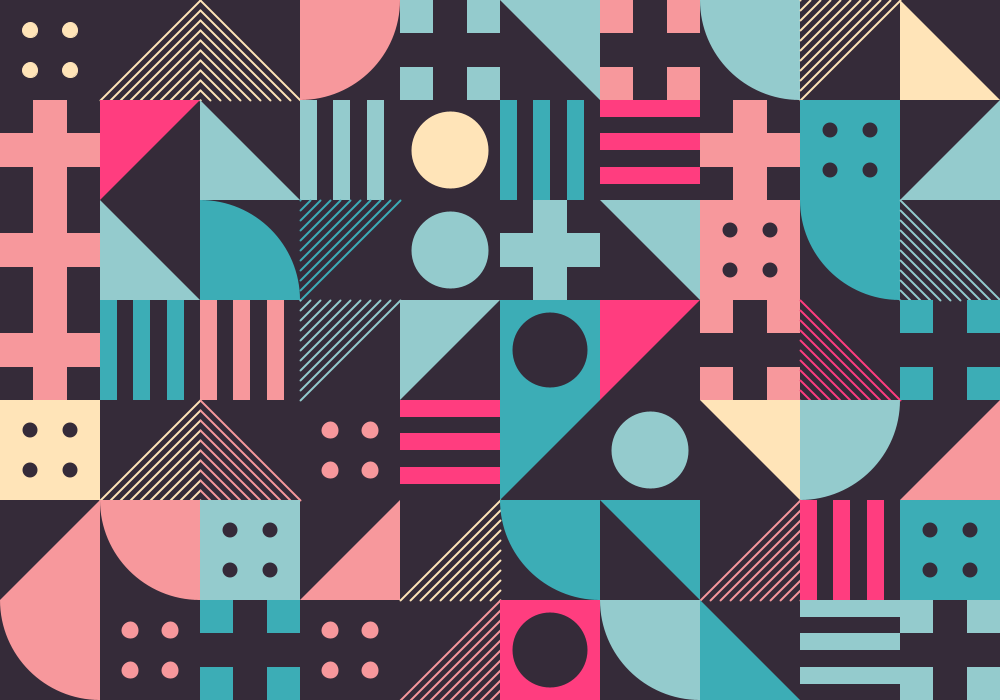
Frame 1 (no input)
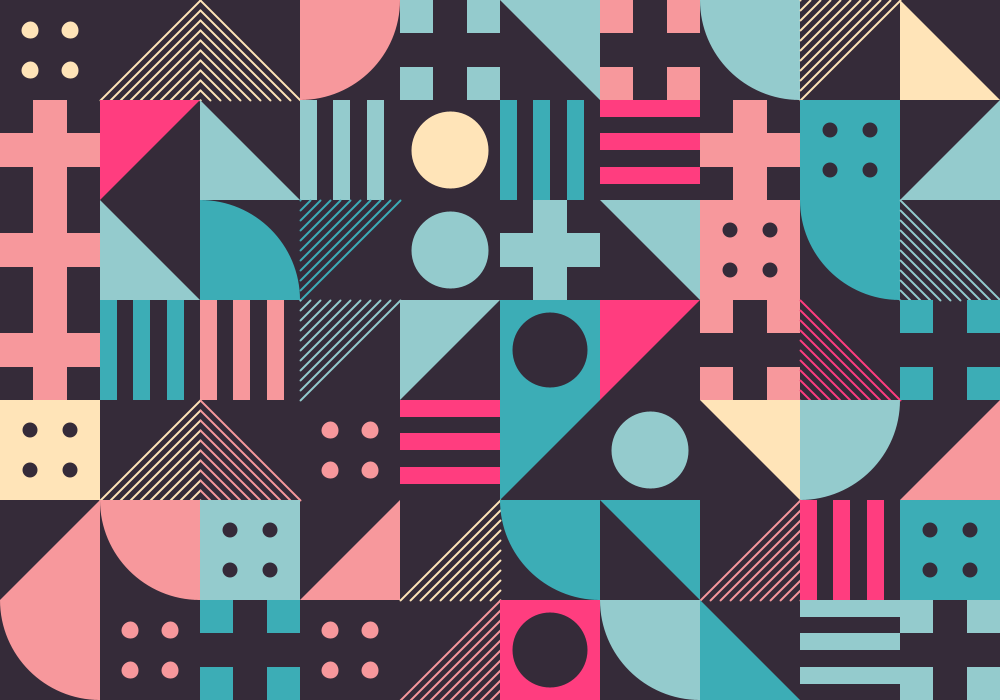
Frame 60 (the mouse pressed at the canvas centre just before this capture)
Frame 120 (the mouse held since frame 60 and released just before this capture): identical to frame 60, image omitted

The Processing sketch that drew these frames (run headless with seeded random() and noise(); from frame 60 on, the mouse is pressed at the canvas centre):

// Processing sketch: processing_100708
// ── processing_100708.pde

int x, y;
Shapes[] shapes = new Shapes[70];

//color library
color a = color(148, 203, 205);
color b = color(255, 228, 184);
color c = color(247, 152, 156);
color d = color(60, 173, 182);
color e = color(255, 61, 127);
color[] myColors = new color[5];

void setup() {
  size(1000, 700);
  smooth();

  // put colors in array
  myColors[0] = color(148, 203, 205);
  myColors[1] = color(255, 228, 184);
  myColors[2] = color(247, 152, 156);
  myColors[3] = color(60, 173, 182);
  myColors[4] = color(255, 61, 127);

  for (int i = 0; i < shapes.length; i++) {
    int x0 = (i%10)*50;
    int y0 = (floor(i/10))*50;
    int mode = int(random(1, 20));
    shapes[i] = new Shapes(x0, y0, mode);
  }

  frameRate(12);
}

void draw() {

  background(53, 43, 57);
  noStroke();
  for (int i = 0; i < shapes.length; i++) {
    shapes[i].display();
  }

}

class Shapes {

  int x;
  int y;

  int whichColor;
  int whichShape;


  Shapes (int xin, int yin, int mode) {
    x = xin;
    y = yin;
    whichShape = mode;
    whichColor = myColors[floor(random(5))];
  }

  void shuffle() {
    whichShape = int(random(1, 21));
    whichColor = myColors[floor(random(5))];
  }

  void display() {
    noStroke();
    pushMatrix();
    translate(x, y);
    fill(whichColor);
    stroke(whichColor);

    switch(whichShape) {
    case 1:
      triangle1();
      break;
    case 2:
      triangle2();
      break;
    case 3:
      triangle3();
      break;
    case 4:
      triangle4();
      break;
    case 5:
      stripes1();
      break;
    case 6:
      stripes2();
      break;
    case 7:
      stripes3();
      break;
    case 8:
      stripes4();
      break;
    case 9:
      arc1();
      break;
    case 10:
      arc2();
      break;
    case 11:
      arc3();
      break;
    case 12:
      arc4();
      break;
    case 13:
      circles1();
      break;
    case 14:
      circles2();
      break;
    case 15:
      circles3();
      break;
    case 16:
      circles4();
      break;
    case 17:
      lines1();
      break;
    case 18:
      lines2();
      break;
    case 19:
      lines3();
      break;
    case 20:
      lines4();
      break;
    }
    popMatrix();
  }

  void triangle1() {
    pushMatrix();
    translate(x, y);
    noStroke();
    beginShape();
    vertex(0, 0);
    vertex(0, 100);
    vertex(100, 100);
    endShape(CLOSE);
    popMatrix();
  }

  void triangle2() {
    pushMatrix();
    translate(x, y);
    noStroke();
    beginShape();
    vertex(0, 0);
    vertex(100, 0);
    vertex(0, 100);
    endShape(CLOSE);
    popMatrix();
  }

  void triangle3() {
    pushMatrix();
    translate(x, y);
    noStroke();
    beginShape();
    vertex(0, 100);
    vertex(100, 100);
    vertex(100, 0);
    endShape(CLOSE);
    popMatrix();
  }

  void triangle4() {
    pushMatrix();
    translate(x, y);
    noStroke();
    beginShape();
    vertex(0, 0);
    vertex(100, 0);
    vertex(100, 100);
    endShape(CLOSE);
    popMatrix();
  }

  void stripes1() {
    pushMatrix();
    translate(x, y);
    noStroke();
    rect(0, 0, 17, 100);
    rect(33, 0, 17, 100);
    rect(67, 0, 17, 100);
    popMatrix();
  }

  void stripes2() {
    pushMatrix();
    translate(x, y);
    noStroke();
    rect(0, 0, 100, 17);
    rect(0, 33, 100, 17);
    rect(0, 67, 100, 17);
    popMatrix();
  }

  void stripes3() {
    pushMatrix();
    translate(x, y);
    noStroke();
    rect(0, 0, 33, 33);
    rect(67, 0, 33, 33);
    rect(0, 67, 33, 33);
    rect(67, 67, 33, 33);
    popMatrix();
  }

  void stripes4() {
    pushMatrix();
    translate(x, y);
    noStroke();
    beginShape();
    vertex(33, 0);
    vertex(67, 0);
    vertex(67, 33);
    vertex(100, 33);
    vertex(100, 67);
    vertex(67, 67);
    vertex(67, 100);
    vertex(33, 100);
    vertex(33, 67);
    vertex(0, 67);
    vertex(0, 33);
    vertex(33, 33);
    endShape(CLOSE);
    popMatrix();
  }

  void arc1() {
    pushMatrix();
    translate(x, y);
    noStroke();
    arc(0, 0, 200, 200, 0, HALF_PI);
    popMatrix();
  }

  void arc2() {
    pushMatrix();
    translate(x, y);    
    noStroke();
    arc(0, 100, 200, 200, PI+HALF_PI, TWO_PI);
    popMatrix();
  }

  void arc3() {
    pushMatrix();
    translate(x, y);
    noStroke();
    arc(100, 100, 200, 200, PI, TWO_PI-HALF_PI);
    popMatrix();
  }

  void arc4() {
    pushMatrix();
    translate(x, y);
    noStroke();
    arc(100, 0, 200, 200, HALF_PI, PI);
    popMatrix();
  }

  void circles1() {
    pushMatrix();
    translate(x, y);
    ellipse(30, 30, 15, 15);
    ellipse(70, 30, 15, 15);
    ellipse(30, 70, 15, 15);
    ellipse(70, 70, 15, 15);
    popMatrix();
  }

  void circles2() {
    pushMatrix();
    translate(x, y);
    noStroke();
    rect(0, 0, 100, 100);
    //beginContour();
    fill(53, 43, 57);
    ellipse(30, 30, 15, 15);
    ellipse(70, 30, 15, 15);
    ellipse(30, 70, 15, 15);
    ellipse(70, 70, 15, 15);
    //endContour();
    popMatrix();
  }

  void circles3() {
    pushMatrix();
    translate(x, y);
    ellipse(50, 50, 75, 75);
    popMatrix();
  }

  void circles4() {
    pushMatrix();
    translate(x, y);
    noStroke();
    fill(whichColor);
    rect(0, 0, 100, 100);
    fill(53, 43, 57);
    ellipse(50, 50, 75, 75);
    popMatrix();
  }

  void lines1() {
    pushMatrix();
    translate(x, y);
    pushStyle();
    strokeWeight(2);
    line(0, 0, 100, 100);
    line(0, 10, 90, 100);
    line(0, 20, 80, 100);
    line(0, 30, 70, 100);
    line(0, 40, 60, 100);
    line(0, 50, 50, 100);
    line(0, 60, 40, 100);
    line(0, 70, 30, 100);
    line(0, 80, 20, 100);
    line(0, 90, 10, 100);
    line(0, 100, 0, 100);
    popStyle();
    popMatrix();
  }

  void lines2() {
    pushMatrix();
    translate(x, y);
    strokeWeight(2);
    line(0, 100, 100, 0);
    line(0, 90, 90, 0);
    line(0, 80, 80, 0);
    line(0, 70, 70, 0);
    line(0, 60, 60, 0);
    line(0, 50, 50, 0);
    line(0, 40, 40, 0);
    line(0, 30, 30, 0);
    line(0, 20, 20, 0);
    line(0, 10, 10, 0);
    line(0, 0, 0, 0);
    popMatrix();
  }

  void lines3() {
    pushMatrix();
    translate(x, y);
    strokeWeight(2);
    line(0, 100, 100, 0);
    line(10, 100, 100, 10);
    line(20, 100, 100, 20);
    line(30, 100, 100, 30);
    line(40, 100, 100, 40);
    line(50, 100, 100, 50);
    line(60, 100, 100, 60);
    line(70, 100, 100, 70);
    line(80, 100, 100, 80);
    line(90, 100, 100, 90);
    line(100, 100, 100, 100);
    popMatrix();
  }

  void lines4() {
    pushMatrix();
    translate(x, y);
    strokeWeight(2);
    line(0, 0, 100, 100);
    line(10, 0, 100, 90);
    line(20, 0, 100, 80);
    line(30, 0, 100, 70);
    line(40, 0, 100, 60);
    line(50, 0, 100, 50);
    line(60, 0, 100, 40);
    line(70, 0, 100, 30);
    line(80, 0, 100, 20);
    line(90, 0, 100, 10);
    line(100, 0, 100, 0);
    popMatrix();
    noStroke();
  }
}

void mouseMoved() {
  int index = floor(mouseY/100.0)*10+floor(mouseX/100.0);
  shapes[index].shuffle();
}

void keyPressed() {
  if (key == ' ')
    setup();

  if (key == '1')
    for (int i = 0; i < shapes.length; i++) {
      int x0 = (i%10)*50;
      int y0 = (floor(i/10))*50;
      int mode = int(random(1, 5));
      shapes[i] = new Shapes(x0, y0, mode);

    }

  if (key == '2')
    for (int i = 0; i < shapes.length; i++) {
      int x0 = (i%10)*50;
      int y0 = (floor(i/10))*50;
      int mode = int(random(5, 9));
      shapes[i] = new Shapes(x0, y0, mode);
    }

  if (key == '3')
    for (int i = 0; i < shapes.length; i++) {
      int x0 = (i%10)*50;
      int y0 = (floor(i/10))*50;
      int mode = int(random(9, 13));
      shapes[i] = new Shapes(x0, y0, mode);
    }

  if (key == '4')
    for (int i = 0; i < shapes.length; i++) {
      int x0 = (i%10)*50;
      int y0 = (floor(i/10))*50;
      int mode = int(random(13, 17));
      shapes[i] = new Shapes(x0, y0, mode);
    }

  if (key == '5')
    for (int i = 0; i < shapes.length; i++) {
      int x0 = (i%10)*50;
      int y0 = (floor(i/10))*50;
      int mode = int(random(17, 21));
      shapes[i] = new Shapes(x0, y0, mode);
    }
}
